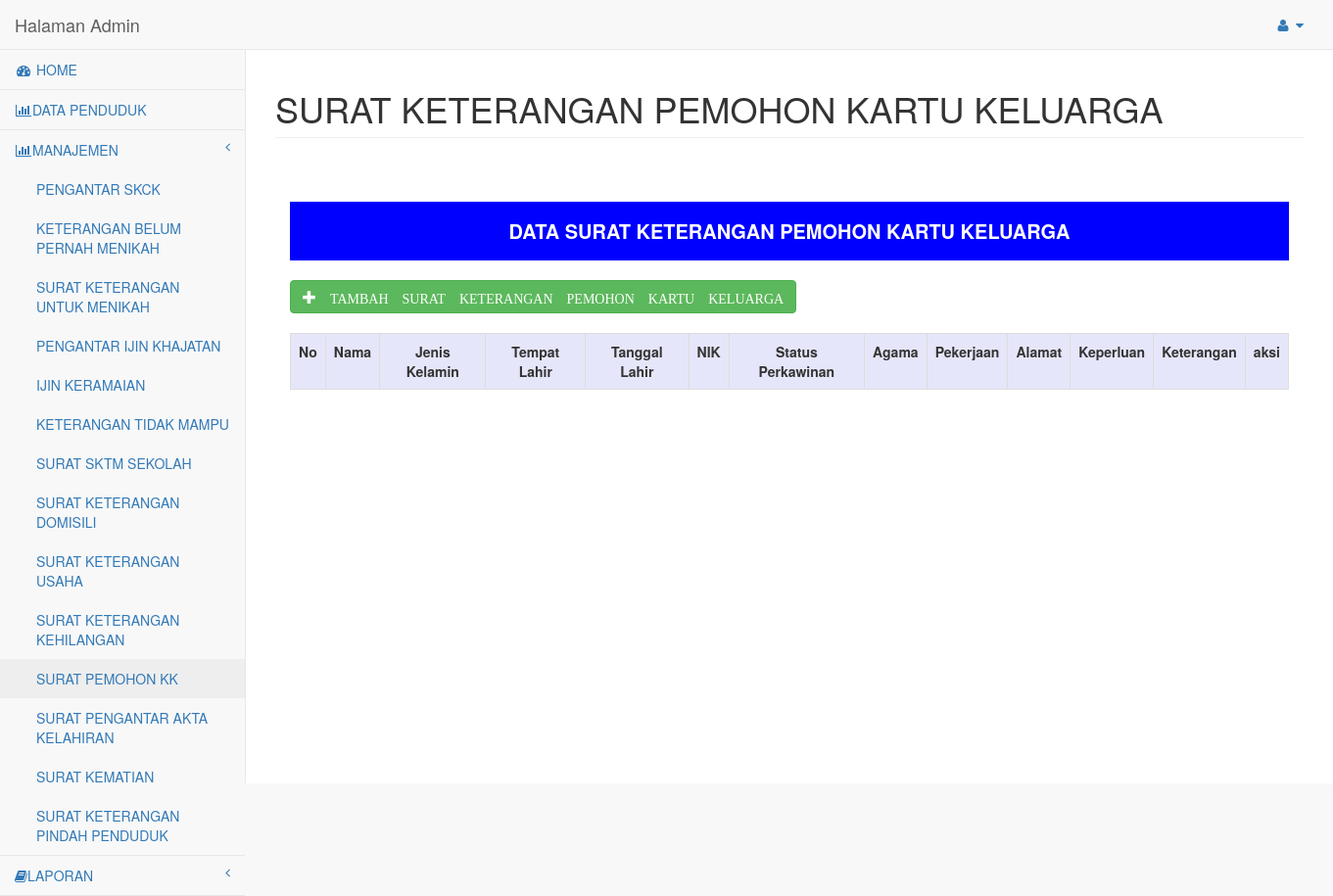
The page /admin/index.php?module=pemohon_kk on the database as committed earlier.
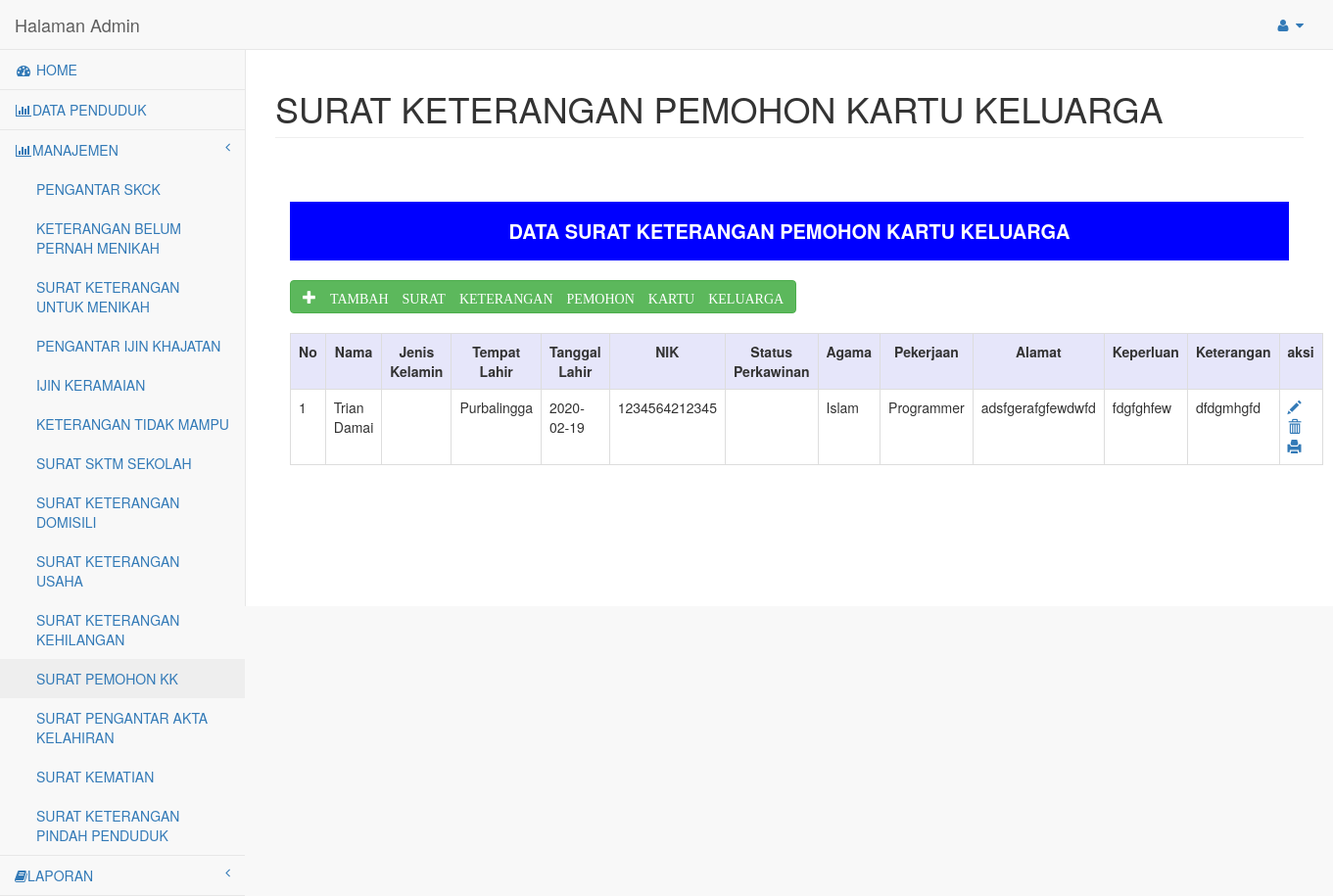
The same page on the database as committed later.
### tables this page shows
CREATE TABLE `tbl_kk` (
  `id_kk` int(6) NOT NULL,
  `nokk` varchar(255) NOT NULL,
  `nama` varchar(30) NOT NULL,
  `jenis_kel` varchar(10) NOT NULL,
  `tmp_lahir` varchar(30) NOT NULL,
  `tgl_lahir` date NOT NULL,
  `nik` varchar(16) NOT NULL,
  `status` varchar(15) NOT NULL,
  `agama` varchar(10) NOT NULL,
  `pekerjaan` varchar(30) NOT NULL,
  `alamat` varchar(40) NOT NULL,
  `keperluan` varchar(40) NOT NULL,
  `keterangan` varchar(40) NOT NULL
);

### admin/pages/pemohon_kk.php (the view, shortened to what this page needs)
		<div id="page-wrapper">
            <div class="row">
                <div class="col-lg-12">
                    <h1 class="page-header">SURAT KETERANGAN PEMOHON KARTU KELUARGA</h1>
                </div>
            </div>
            <div class="row">
                <div class="col-lg-12">
                        <div class="panel-body">
<?php
include"koneksi.php";
$no = 1;
$qry_pemohon_kk = mysqli_query($koneksi,"SELECT * from tbl_kk");
?>
<div style="margin-top:30px;width:100%,height:50px;text-align:center;background:#0000ff;color:#fff;line-height:60px;font-size:20px;">
<b>DATA SURAT KETERANGAN PEMOHON KARTU KELUARGA</b>
</div>
<a href="?module=input_pemohon_kk" class="btn btn-success" style="margin-top:20px;"><span class="glyphicon glyphicon-plus"> TAMBAH SURAT KETERANGAN PEMOHON KARTU KELUARGA</span></a>
<div class="th">
<table class="table table-bordered" style="margin-top:20px;">
	<th style=" background: #E6E6FA;"><center>No</center></th>
	<th style=" background: #E6E6FA;"><center>Nama</center></th>
	<th style=" background: #E6E6FA;"><center>Jenis Kelamin</center></th>
	<th style=" background: #E6E6FA;"><center>Tempat Lahir</center></th>
	<th style=" background: #E6E6FA;"><center>Tanggal Lahir</center></th>
	<th style=" background: #E6E6FA;"><center>NIK</center></th>
	<th style=" background: #E6E6FA;"><center>Status Perkawinan</center></th>
	<th style=" background: #E6E6FA;"><center>Agama</center></th>
	<th style=" background: #E6E6FA;"><center>Pekerjaan</center></th>
	<th style=" background: #E6E6FA;"><center>Alamat</center></th>
	<th style=" background: #E6E6FA;"><center>Keperluan</center></th>
	<th style=" background: #E6E6FA;"><center>Keterangan</center></th>
	<th style=" background: #E6E6FA;"><center>aksi</center></th>
	<?php while($data = mysqli_fetch_array($qry_pemohon_kk)) { ?>
	<tr>
	 <td><?php echo $no++ ?></td>
	 <td><?php echo $data['nama'] ?></td>
	 <td><?php echo $data['jenis_kelamin'] ?></td>
	 <td><?php echo $data['tmp_lahir'] ?></td>
	 <td><?php echo $data['tgl_lahir'] ?></td>
	 <td><?php echo $data['nik'] ?></td>
	 <td><?php echo $data['status_perkawinan'] ?></td>
	 <td><?php echo $data['agama'] ?></td>
	 <td><?php echo $data['pekerjaan'] ?></td>
	 <td><?php echo $data['alamat'] ?></td>
	 <td><?php echo $data['keperluan'] ?></td>
	 <td><?php echo $data['keterangan'] ?></td>
	 <td><a href="?module=edit_pemohon_kk&id=<?php echo $data['id_pemohon_kk']; ?>"><span class="glyphicon glyphicon-pencil"></span></a>  <a href="hapus_pemohon_kk.php?id=<?php echo $data['id_pemohon_kk']; ?>"><span class="glyphicon glyphicon-trash"></span></a>  <a href="print_pemohon_kk.php?id=<?php echo $data['id_pemohon_kk']; ?>" target="_blank"><span class="glyphicon glyphicon-print"></span></a></td>
	</tr>
	<?php } ?>
</table>
</div>
                        </div>
                    </div>
                </div>
            </div>

Rows that differ between the two databases and show on the page:
added tbl_kk: nama "Trian Damai", tmp_lahir "Purbalingga", tgl_lahir "2020-02-19", nik "1234564212345", agama "Islam", pekerjaan "Programmer", alamat "adsfgerafgfewdwfd", keperluan "fdgfghfew", keterangan "dfdgmhgfd"
